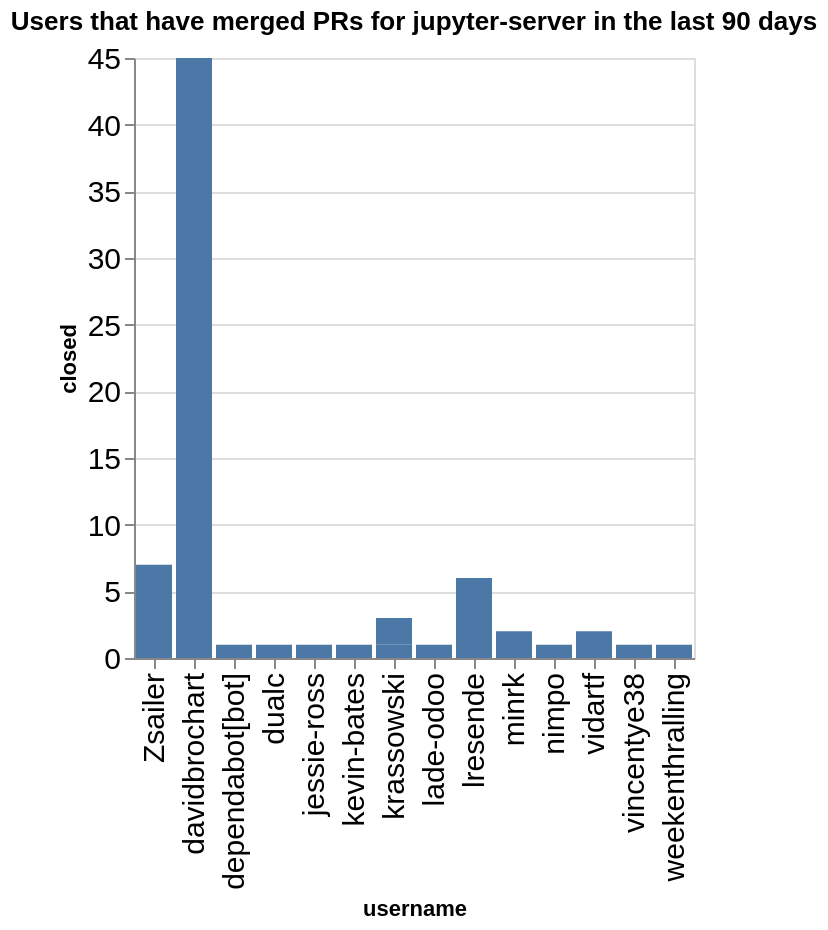

The notebook cell this image was saved under:
### Code cell
charts = []
title = f"Users that have merged PRs for {github_org} in the last {n_days} days"
ch = alt.Chart(data=closed_by_repo.replace(np.nan, 0), title=title).mark_bar().encode(
    x='username',
    y='closed',
)
ch

### Figure 1 — Vega-Lite specification as saved in the notebook (floating-point values rounded to 4 significant figures)
{"config": {"axisLeft": {"labelFontSize": 15}, "axisBottom": {"labelFontSize": 15}}, "data": {"name": "data-f40017ac5838b2e77c39367ffc468ddf"}, "mark": {"type": "bar"}, "encoding": {"x": {"field": "username", "type": "nominal"}, "y": {"field": "closed", "type": "quantitative"}}, "title": "Users that have merged PRs for jupyter-server in the last 90 days", "$schema": "https://vega.github.io/schema/vega-lite/v5.20.1.json", "datasets": {"data-f40017ac5838b2e77c39367ffc468ddf": [{"name": "enterprise_gateway", "username": "lresende", "closed": 6}, {"name": "enterprise_gateway", "username": "weekenthralling", "closed": 1}, {"name": "fps", "username": "davidbrochart", "closed": 3}, {"name": "gateway_provisioners", "username": "kevin-bates", "closed": 1}, {"name": "jupyter-resource-usage", "username": "krassowski", "closed": 1}, {"name": "jupyter-resource-usage", "username": "nimpo", "closed": 1}, {"name": "jupyter_server", "username": "Zsailer", "closed": 6}, {"name": "jupyter_server", "username": "dependabot[bot]", "closed": 1}, {"name": "jupyter_server", "username": "dualc", "closed": 1}, {"name": "jupyter_server", "username": "jessie-ross", "closed": 1}, {"name": "jupyter_server", "username": "lade-odoo", "closed": 1}, {"name": "jupyter_server", "username": "minrk", "closed": 2}, {"name": "jupyter_server", "username": "vidartf", "closed": 2}, {"name": "jupyter_server", "username": "vincentye38", "closed": 1}, {"name": "jupyter_server_terminals", "username": "Zsailer", "closed": 1}, {"name": "jupyter_ydoc", "username": "davidbrochart", "closed": 6}, {"name": "jupyter_ydoc", "username": "krassowski", "closed": 2}, {"name": "jupyverse", "username": "davidbrochart", "closed": 36}]}}
